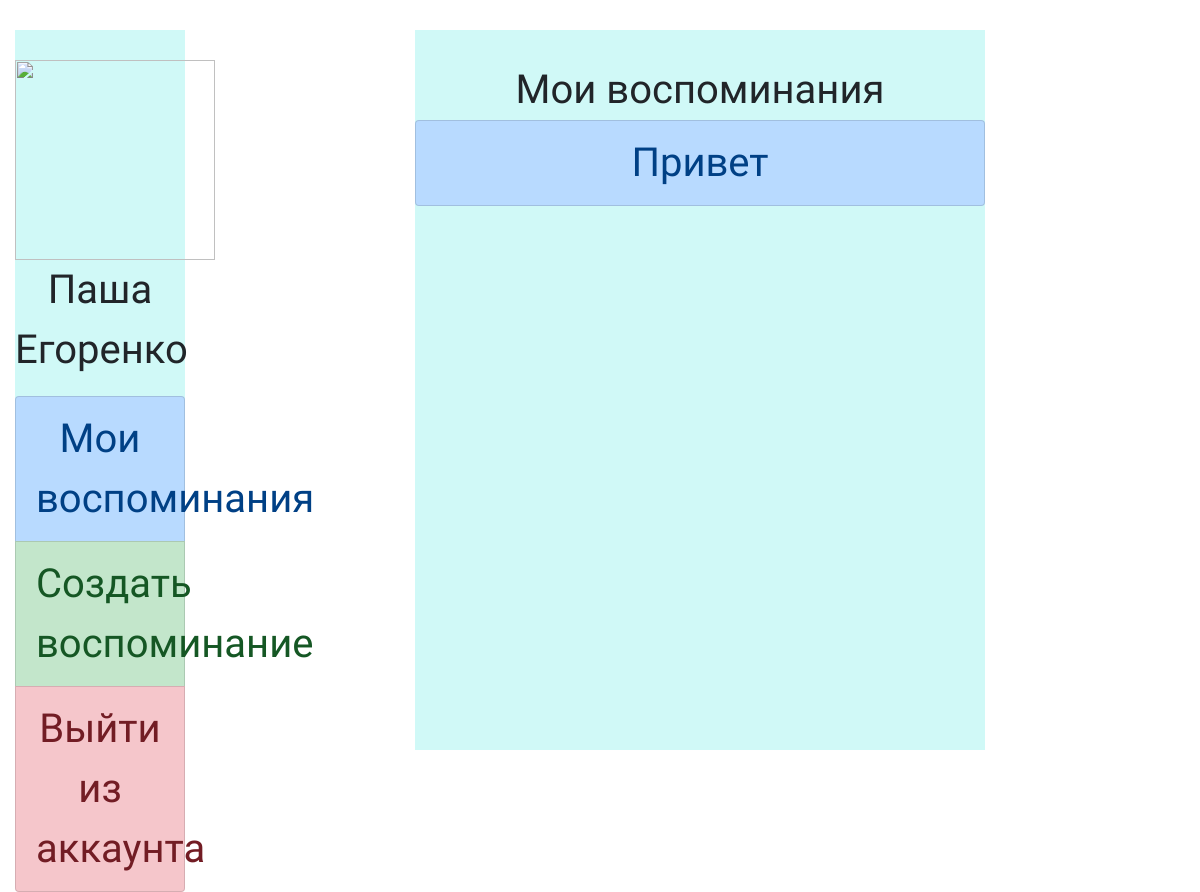
The app's page /my_memories/ (signed in), older data.
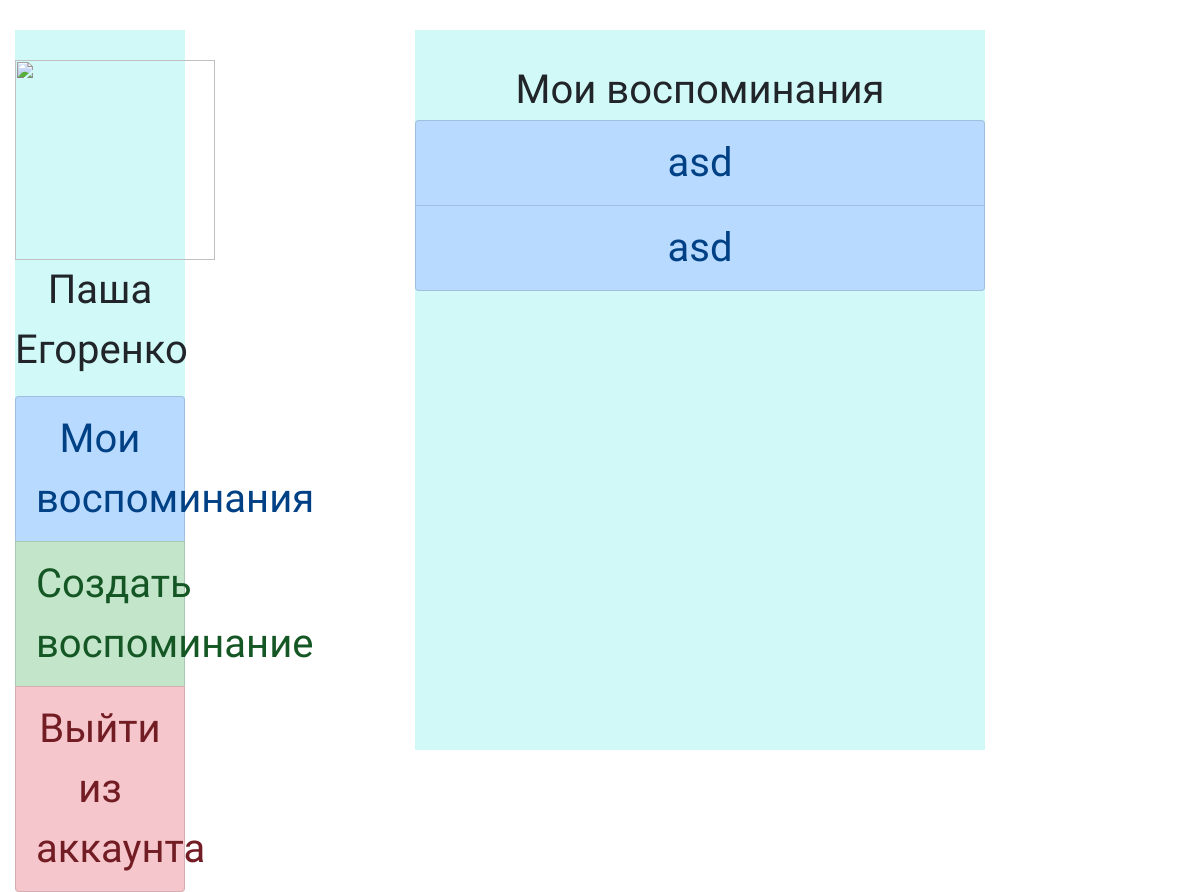
The same page, newer data.
### places_remember/models.py (models this page shows, shortened)
class Place(models.Model):
    title = models.CharField(max_length=100, verbose_name='Название места')
    discription = models.TextField(blank=True, verbose_name='Описание места')
    created = models.DateTimeField(auto_now_add=True, verbose_name='Дата создания')
    user = models.ForeignKey(User, on_delete=models.CASCADE)
    coords = models.CharField(max_length=100, verbose_name='Координаты')

### places_remember/views.py (the view)
# urls.py: path('my_memories/', login_required(MyMemories.as_view()), name='my_memories'),
class MyMemories(ListView):
    model = Place
    template_name = 'places_remember/my_memories.html'
    context_object_name = 'memories'
    def get_queryset(self):
        return Place.objects.filter(user=self.request.user)

### templates/places_remember/my_memories.html
{% extends "places_remember/base.html" %}
{% block content %}
{% if memories %}
Мои воспоминания
{% for memory in memories %}
<a href="{% url 'details' memory.id %}"
   class="list-group-item list-group-item-action list-group-item-primary">
    {{ memory.title }}
</a>
{% endfor %}
{% else %}
У вас нет воспоминаний, но вы можете его создать!
{% endif %}
{% endblock %}

### templates/places_remember/base.html (shortened to what this page needs)
<html>
{% load static %}
<head>
    <link rel="stylesheet" href="{% static 'style.css' %}">
    <link rel="stylesheet" href="https://maxcdn.bootstrapcdn.com/bootstrap/4.0.0/css/bootstrap.min.css"
>
</head>
<body style="background: url('{% static 'back.jpg' %}') no-repeat center center fixed;">
<div class="container-fluid">
    <div class="row">
        <div class="col-2" align="center">
            <div class="div1">
                <Img class="photo" src="{{ user.socialaccount_set.all.0.get_avatar_url }}">
                <p>{{ user.first_name }} {{ user.last_name }}
                <div class="list-group" id="list-tab" role="tablist">
                    <a class="list-group-item list-group-item-action list-group-item-primary" id="list-home-list" data-bs-toggle="list"
                       href="{% url 'my_memories' %}" role="tab" aria-controls="list-home">Мои воспоминания</a>
                    <a class="list-group-item list-group-item-action list-group-item-success" id="list-profile-list" data-bs-toggle="list"
                       href="{% url 'create_memory' %}" role="tab" aria-controls="list-profile">Создать воспоминание</a>
                    <a class="list-group-item list-group-item-action list-group-item-danger" id="list-messages-list" data-bs-toggle="list"
                       href="{% url 'logoutuser' %}" role="tab" aria-controls="list-messages">Выйти из аккаунта</a>
                </div>
            </div>
        </div>
        <div class="col-2">
        </div>
        <div class="col-6">
            <div class="div1">
                {% block content %}{% endblock %}
            </div>
        </div>
    </div>
</div>
</body>
</html>

### static/style.css (style rules this page uses)
.photo { Width: 200px; Height: 200px; }
.div1 { font-family: 'Amatic SC', cursive; font-size: 30pt; width:100%; height:90vh; background: rgba(161,243,240,0.5); text-align: center; padding-top: 30px; margin-top: 30px; }

Row changes from the older to the newer data that the page shows:
removed Place: title "Привет"
added Place: title "asd"
added Place: title "asd"
